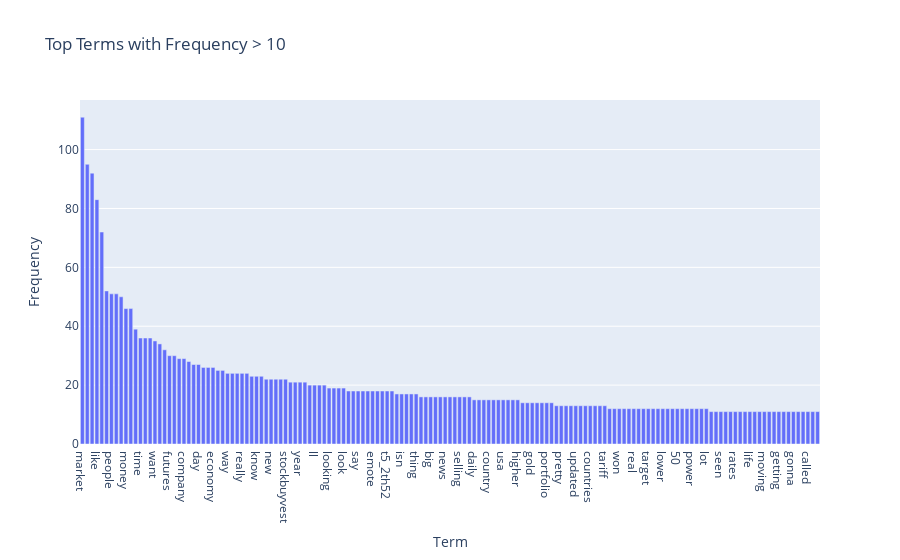

Notebook code cell kept with this figure:
### Code cell
## Sort by freq.
term_frequencies = np.asarray(X_counts.sum(axis=0))[0]
condition = term_frequencies > 10

terms = np.array(count_vect.get_feature_names_out())[condition]
freqs = term_frequencies[condition]
new_idx = np.argsort(freqs)[::-1]
new_terms = terms[new_idx]
new_freqs = freqs[new_idx]
df_plot = pd.DataFrame({'Term': new_terms, 'Frequency': new_freqs})

fig = px.bar(
    df_plot,
    x='Term',
    y='Frequency',
    labels={'Term': 'Term', 'Frequency': 'Frequency'},
    title='Top Terms with Frequency > 10',
)
fig.show()

### Figure 1 — Plotly figure (JSON) as saved in the notebook; plotly's stock layout.template omitted (floating-point values rounded to 4 significant figures; data arrays with more than 128 entries replaced by an {"elided": "..."} marker saying what was removed)
{"data": [{"hovertemplate": "Term=%{x}<br>Frequency=%{y}<extra></extra>", "legendgroup": "", "marker": {"color": "#636efa", "pattern": {"shape": ""}}, "name": "", "orientation": "v", "showlegend": false, "textposition": "auto", "type": "bar", "x": {"elided": "153 str values"}, "xaxis": "x", "y": {"elided": "153 int values"}, "yaxis": "y"}], "layout": {"barmode": "relative", "legend": {"tracegroupgap": 0}, "title": {"text": "Top Terms with Frequency > 10"}, "xaxis": {"anchor": "y", "domain": [0, 1], "title": {"text": "Term"}}, "yaxis": {"anchor": "x", "domain": [0, 1], "title": {"text": "Frequency"}}}}
